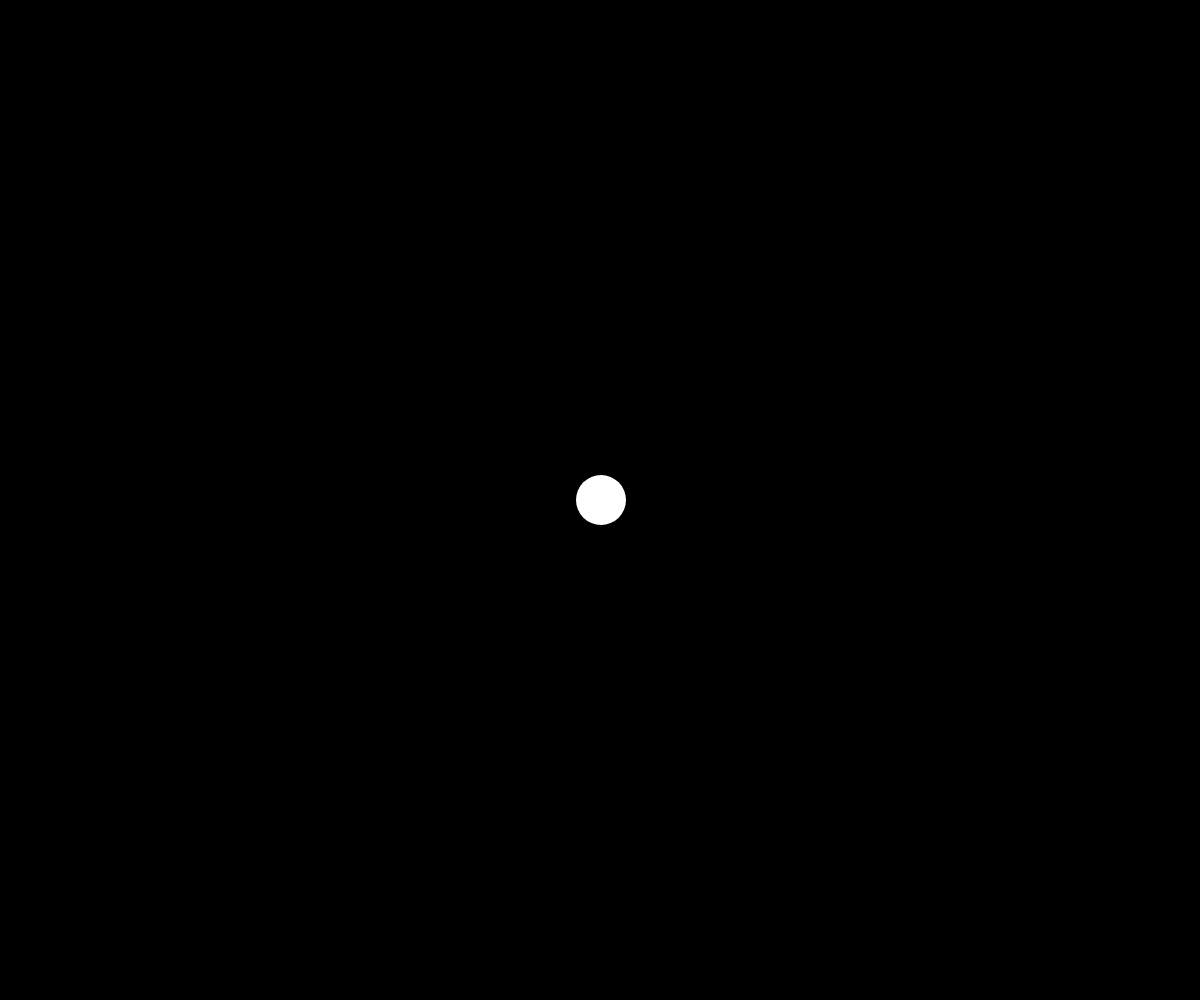
Frame 1 (no input)
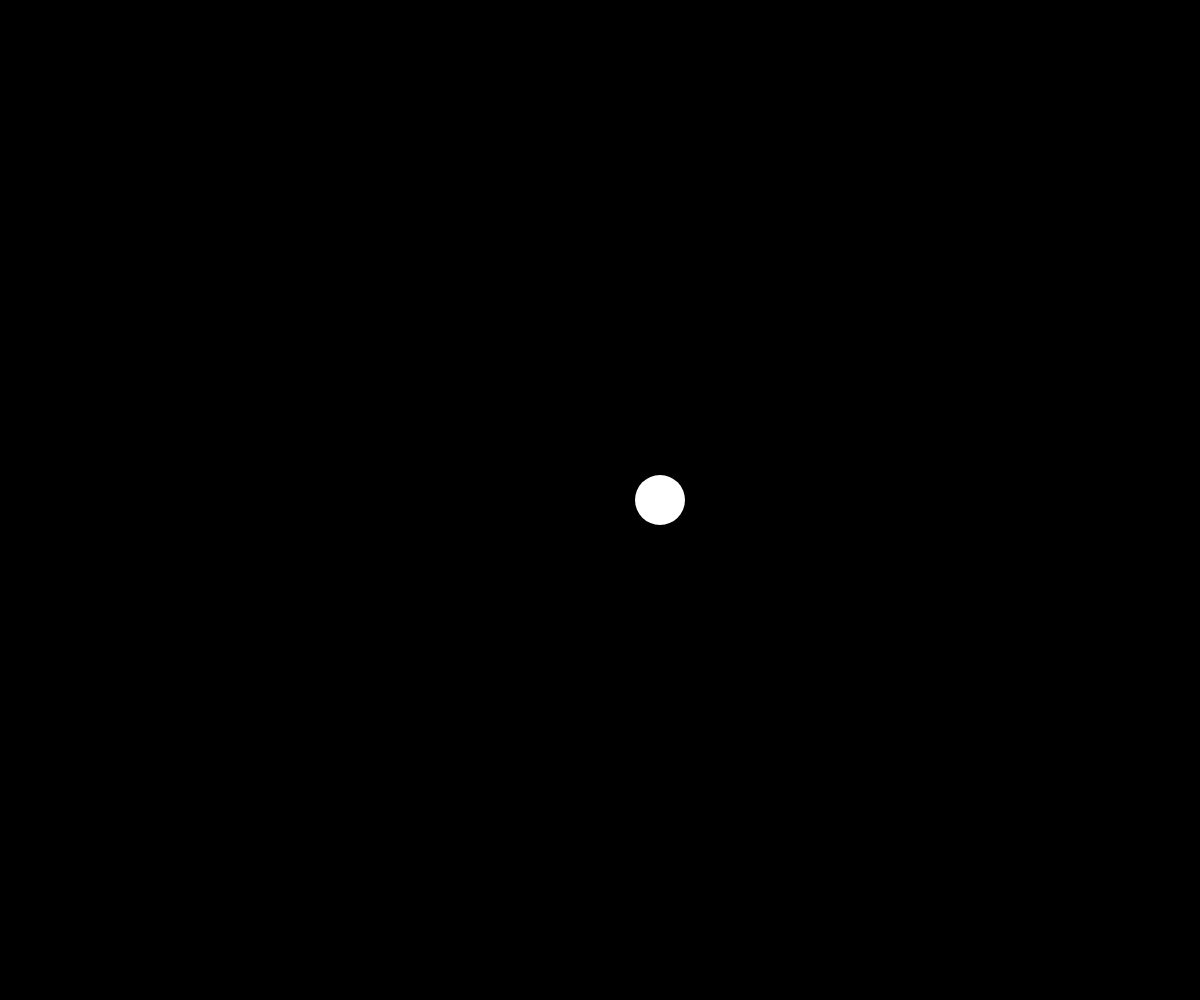
Frame 60 (no input)
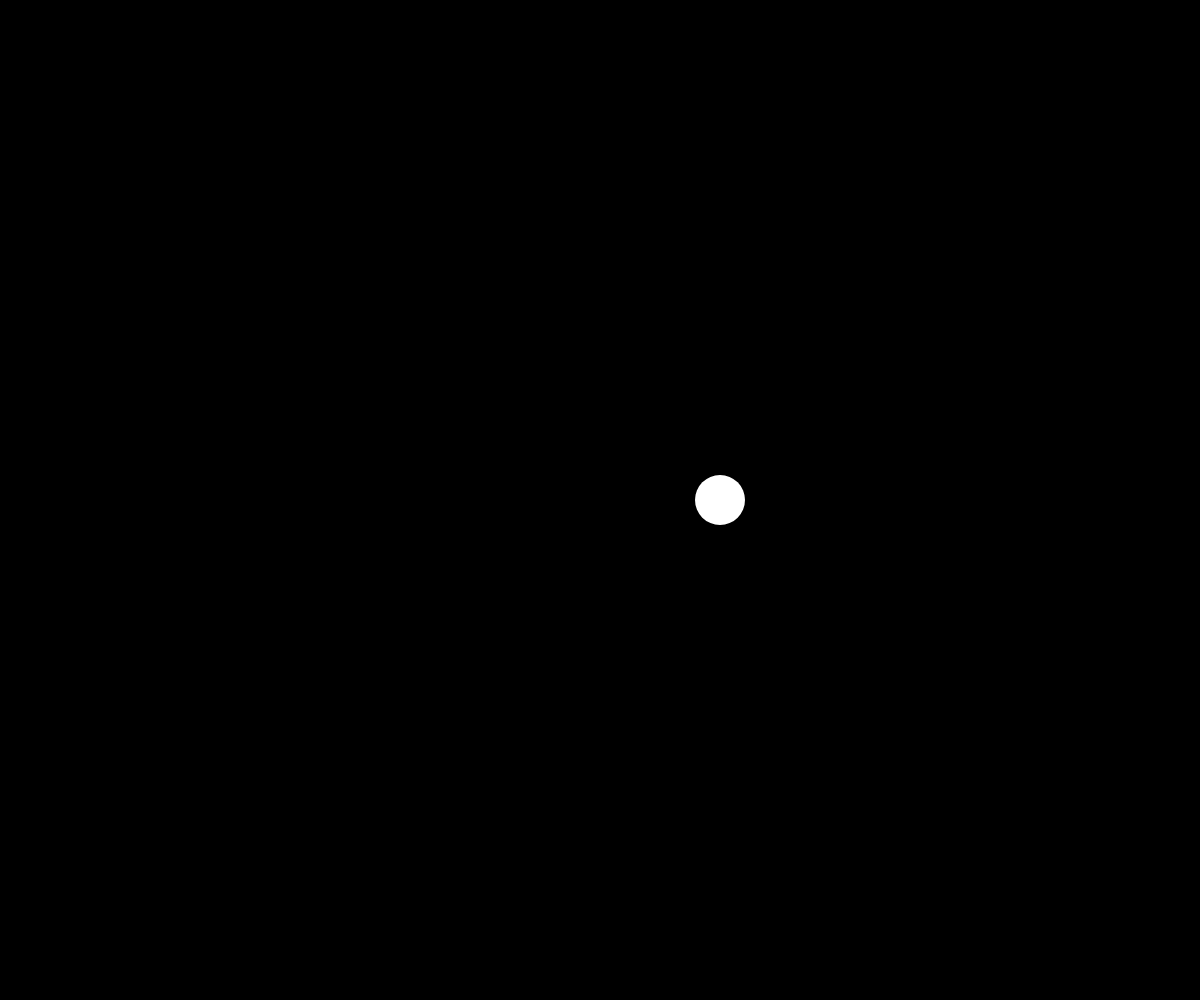
Frame 120 (the mouse pressed at the canvas centre since frame 60)

The p5.js sketch that drew these frames (run headless with seeded random() and noise() and a simulated clock; from frame 60 on, the mouse is pressed at the canvas centre):

// p5.js sketch
// ── sketch.js
//if/else

var circleX;

function setup() {
  createCanvas(window.innerWidth, window.innerHeight);
  circleX = width/2;
  //initialize
}

function draw() {
  background(0);

  noStroke();
  fill(255, 255, 255);
  var rightEdge = circleX + 10;
  var leftEdge = circleX - 10;

  if(mouseX == circleX){
    fill(0, 0, 255);
  } else if ( rightEdge < mouseX){
    circleX = circleX - 1;
  } else if(leftEdge < mouseX && rightEdge > mouseX){
    fill(255, 0, 0);
  } else{
    circleX = circleX + 1;
  }

  ellipse(circleX, height/2, 50, 50);
  //use

}
